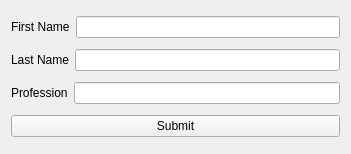
<?xml version="1.0" encoding="UTF-8"?>
<ui version="4.0">
 <class>Widget</class>
 <widget class="QWidget" name="Widget">
  <property name="geometry">
   <rect>
    <x>0</x>
    <y>0</y>
    <width>351</width>
    <height>154</height>
   </rect>
  </property>
  <property name="windowTitle">
   <string>Widget</string>
  </property>
  <layout class="QVBoxLayout" name="verticalLayout">
   <item>
    <layout class="QHBoxLayout" name="horizontalLayout">
     <item>
      <widget class="QLabel" name="firstNameLabel">
       <property name="text">
        <string>First Name</string>
       </property>
      </widget>
     </item>
     <item>
      <widget class="QLineEdit" name="firsNameLineEdit"/>
     </item>
    </layout>
   </item>
   <item>
    <layout class="QHBoxLayout" name="horizontalLayout_2">
     <item>
      <widget class="QLabel" name="lastNameLabel">
       <property name="text">
        <string>Last Name</string>
       </property>
      </widget>
     </item>
     <item>
      <widget class="QLineEdit" name="lastnameLineEdit"/>
     </item>
    </layout>
   </item>
   <item>
    <layout class="QHBoxLayout" name="horizontalLayout_3">
     <item>
      <widget class="QLabel" name="professionLabel">
       <property name="text">
        <string>Profession</string>
       </property>
      </widget>
     </item>
     <item>
      <widget class="QLineEdit" name="professionLineEdit"/>
     </item>
    </layout>
   </item>
   <item>
    <widget class="QPushButton" name="submitButton">
     <property name="text">
      <string>Submit</string>
     </property>
    </widget>
   </item>
  </layout>
 </widget>
 <resources/>
 <connections/>
</ui>
